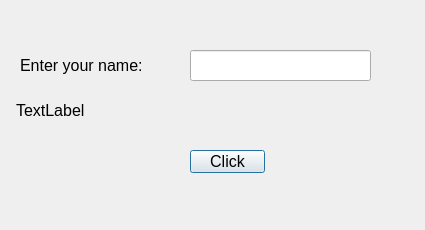
<?xml version="1.0" encoding="UTF-8"?>
<ui version="4.0">
 <class>Dialog</class>
 <widget class="QDialog" name="Dialog">
  <property name="geometry">
   <rect>
    <x>0</x>
    <y>0</y>
    <width>425</width>
    <height>230</height>
   </rect>
  </property>
  <property name="windowTitle">
   <string>Dialog</string>
  </property>
  <widget class="QLabel" name="labelResponse">
   <property name="enabled">
    <bool>true</bool>
   </property>
   <property name="geometry">
    <rect>
     <x>20</x>
     <y>50</y>
     <width>151</width>
     <height>31</height>
    </rect>
   </property>
   <property name="font">
    <font>
     <family>MS Sans Serif</family>
     <pointsize>12</pointsize>
    </font>
   </property>
   <property name="text">
    <string>Enter your name:</string>
   </property>
  </widget>
  <widget class="QLineEdit" name="lineEditName">
   <property name="geometry">
    <rect>
     <x>190</x>
     <y>50</y>
     <width>181</width>
     <height>31</height>
    </rect>
   </property>
   <property name="font">
    <font>
     <family>MS Sans Serif</family>
     <pointsize>12</pointsize>
    </font>
   </property>
  </widget>
  <widget class="QLabel" name="label">
   <property name="geometry">
    <rect>
     <x>16</x>
     <y>100</y>
     <width>101</width>
     <height>20</height>
    </rect>
   </property>
   <property name="font">
    <font>
     <family>MS Sans Serif</family>
     <pointsize>12</pointsize>
    </font>
   </property>
   <property name="text">
    <string>TextLabel</string>
   </property>
  </widget>
  <widget class="QPushButton" name="buttonClickMe">
   <property name="geometry">
    <rect>
     <x>190</x>
     <y>150</y>
     <width>75</width>
     <height>23</height>
    </rect>
   </property>
   <property name="font">
    <font>
     <family>MS Sans Serif</family>
     <pointsize>12</pointsize>
    </font>
   </property>
   <property name="text">
    <string>Click</string>
   </property>
  </widget>
 </widget>
 <resources/>
 <connections/>
</ui>
